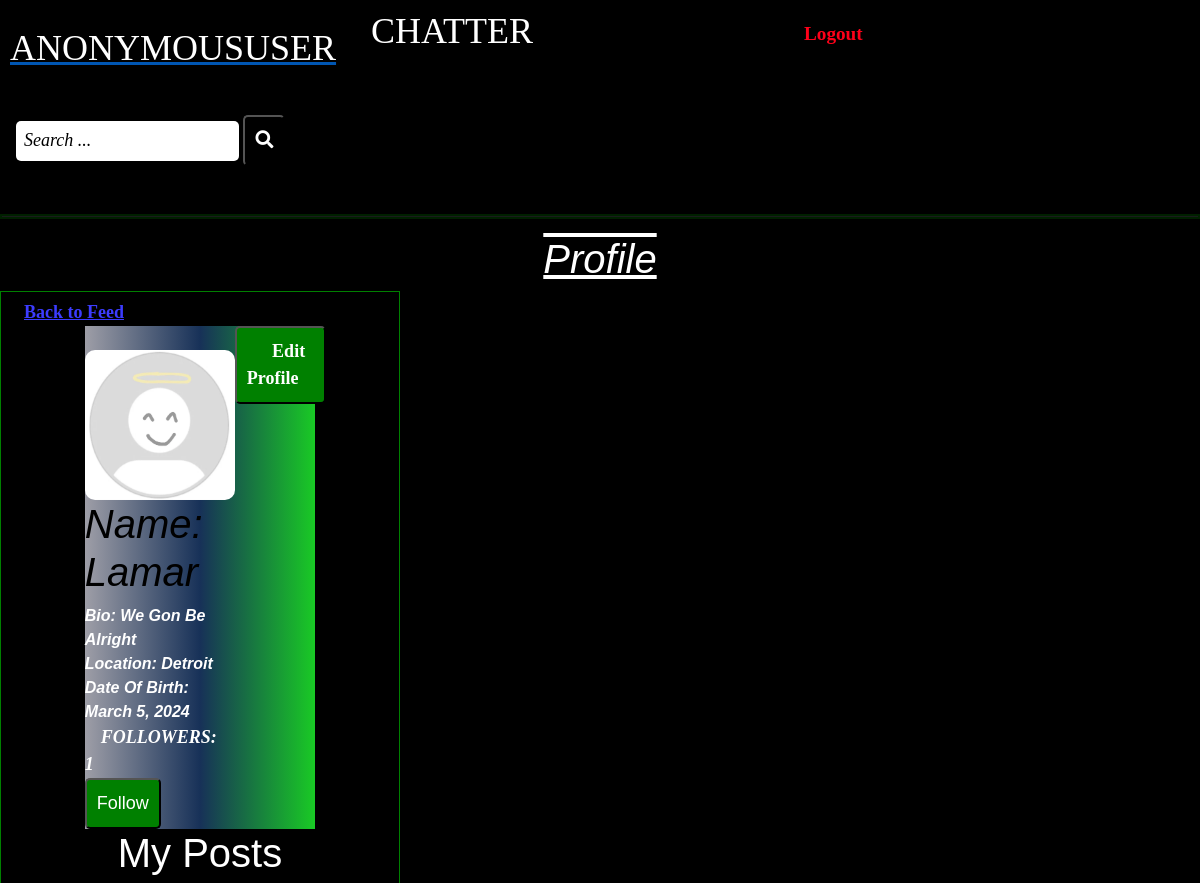
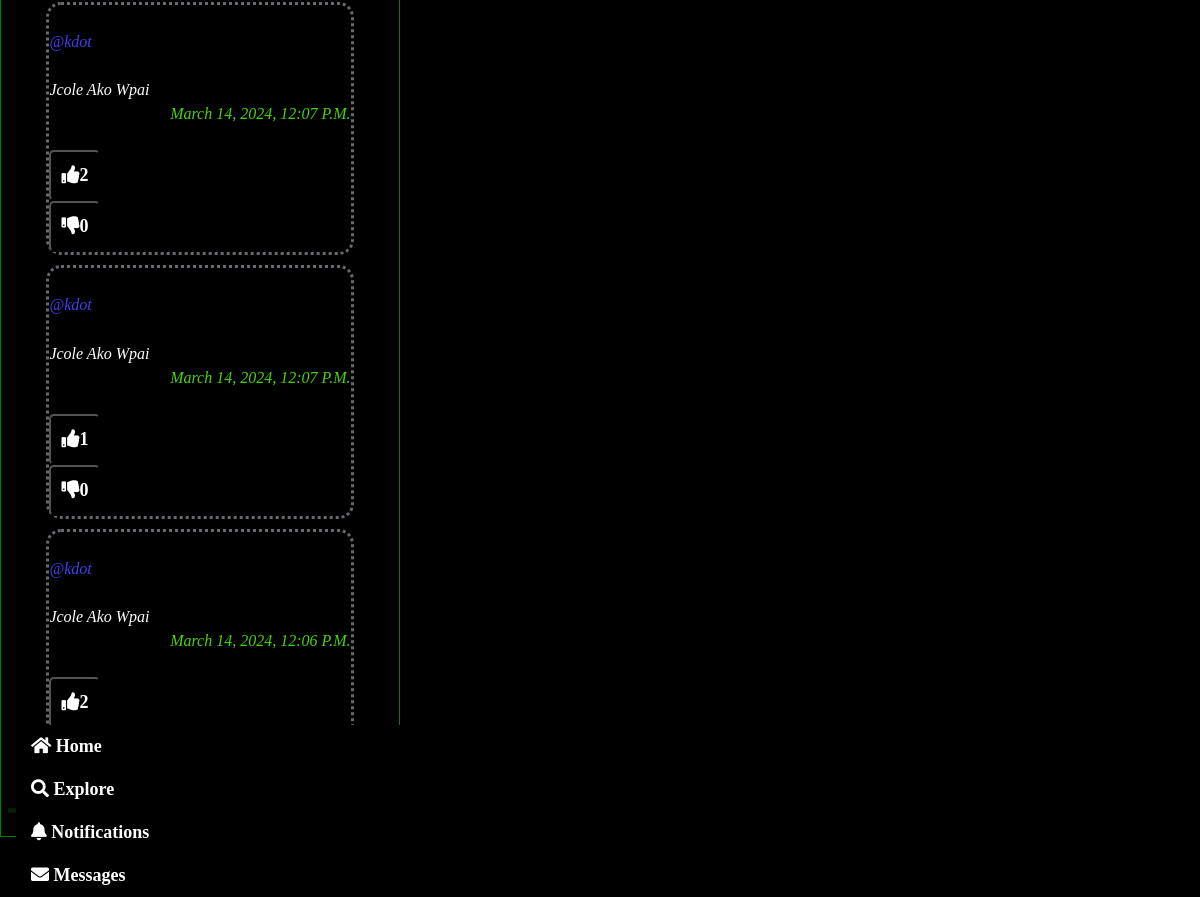
Page /profile/38/ on the committed database (2 pictures, top to bottom).
### chatter/models.py (models this page shows)
class Userprofile(models.Model):
    user= models.OneToOneField(Account,primary_key=True,verbose_name='user',related_name='profile',on_delete=models.CASCADE)
    name=models.CharField(max_length=100,blank=True, null=True)
    bio= models.TextField(max_length=200,blank=True,null=True)
    location= models.CharField(max_length=50, null=True,blank=True)
    birth_date=models.DateField(null=True,blank=True)
    picture= models.ImageField(upload_to='uploads/profile_pictures',default='uploads/profile_pictures/default.jpg',blank=True,null=True)
    followers= models.ManyToManyField(Account, blank=True, related_name='followers')

class Post(models.Model):
    body= models.TextField()
    created_at= models.DateTimeField(default=timezone.now, editable=False)
    author= models.ForeignKey(Account, on_delete=models.CASCADE)
    likes= models.ManyToManyField(Account, blank=True, related_name='likes')
    dislikes= models.ManyToManyField(Account, blank=True, related_name='dislikes')
    image= models.ImageField(upload_to='uploads/posts', blank=True,null=True)
    class Meta:
        verbose_name= 'Post'
        verbose_name_plural= 'Posts'

class Account(AbstractUser):
    groups= models.ManyToManyField(Group, related_name='accounts_set',blank=True)
    user_permissions= models.ManyToManyField(Permission, related_name='accounts_set', blank=True)
    def __str__(self):
        return self.username
    class Meta:
        verbose_name= 'Account'
        verbose_name_plural= 'Accounts'

### chatter/views.py (the view)
# urls.py: path('profile/<int:pk>/', views.userProfile, name= 'profile'),
def userProfile(request,pk):
    profile = Userprofile.objects.get(pk=pk)
    user = profile.user
    posts= Post.objects.filter(author=user).order_by('-created_at')
    followers= profile.followers.all()
    if len(followers) == 0:
        is_following=False
    for follower in followers:
        if follower == request.user:
            is_following=True
            break
        else:
            is_following=False
    number_of_followers=  len(followers)
    context = {
        'profile':profile,
        'user':user,
        'posts':posts,
        'number_of_followers':number_of_followers,
        'is_following':is_following
    }
    return render(request, 'userprofile.html', context)

### chatter/templates/userprofile.html (shortened to what this page needs)
{% extends "home.html" %}
{% load static %}
{% block navbar %}
<li class="nav-item"><a href="{% url 'home' %}" class="nav-link"><i class="fas fa-home"></i> Home</a></li>
<li class="nav-item"><a href="{% url 'explore' %}" class="nav-link"><i class="fas fa-search"></i> Explore</a></li>
<li class="nav-item"><a href="{% url 'notifications' %}" class="nav-link"><i class="fas fa-bell"></i> Notifications</a></li>
<li class="nav-item"><a href="{% url 'messages' %}" class="nav-link"><i class="fas fa-envelope"></i> Messages</a></li>
{% endblock %}
{% block home %}
<div class="not">
    <h1>Profile</h1>
</div>
<div class="col-md-4">
    <div class="comm">
        <a href="{% url 'home' %}" class="back">Back to Feed</a>
    </div>
    <div class="profile-container">
        <div class="profile">
            <br>
            <img src="{{ profile.picture.url }}" height="150" width="150" alt="">
            <div class="details">
                {% if profile.name %}
                <h1>Name: {{ profile.name }} </h1>
                {% endif %}
                {% if profile.bio %}
                <p>Bio: {{ profile.bio }}</p>
                {% endif %}
                {% if profile.location %}
                <p>Location: {{ profile.location }}</p>
                {% endif %}
                {% if profile.birth_date %}
                <p>Date Of Birth: {{ profile.birth_date }}</p>
                {% endif %}
            </div>
            <div class="follows">
                <a href="{% url 'lof' profile.pk %}">FOLLOWERS: {{ number_of_followers }}</a>
                {% if user != request.user %}
                {% if is_following %}
                <form action="{% url 'removefollower' profile.pk %}" method="post">
                    {% csrf_token %}
                    <button class="btn" style="background-color: red;">UnFollow</button>
                </form>
                {% else %}
                <form action="{% url 'addfollower' profile.pk %}" method="post">
                    <button class="btin">Follow</button>
                </form>
                {% endif %}
                {% endif %}
            </div>
        </div>
        <div class="edit">
            <button><a href="{% url 'editprofile' profile.pk %}">Edit Profile</a></button>
        </div>
    </div>
    <div class="poster-container">
        <div class="posters">
            <h1>My Posts</h1>
            {% for post in posts %}
            <div class="card4">
                <a href="{% if post.author.profile %}{% url 'profile' post.author.profile.pk %}{% endif %}">
                    <h2 class="at">@{{ post.author }}</h2>
                </a>
                <div class="pbody">
                <p>{{ post.body }}</p>
                    <p id='createdat'>{{ post.created_at }}</p> <br>
                    <a href="{% url 'postdetail'  pk=post.pk %}" class="streched_link"></a>
                </div>
                <div class="likes">
                    <form action="{% url 'likes' post.pk%}" method="post">
                        <button class="like-btn" type="submit">
                            <i class="fas fa-thumbs-up">{{ post.likes.all.count }}</i>
                        </button>
                    </form>
                    <form action="{% url 'dislikes' post.pk %}" method="post">
                        <button class="dislike-btn" type="submit">
                            <i class="fas fa-thumbs-down">{{ post.dislikes.all.count }}</i>
                        </button>
                    </form>
                </div>
            </div>
        {% endfor %}
        </div>
    </div>
</div>
{% endblock %}

### static/css/home.css (style rules this page uses)
body { background-color: #000000 !important; padding-bottom: 60px; }
.col-md-4 { flex: 1; border: 1px solid green; padding: 7px; margin-right: 10px; box-sizing: border-box; }
a { color: white; text-decoration: none; font-family:Georgia, 'Times New Roman', Times, serif; font-size: large; font-weight: bolder; padding: 1rem; }
::placeholder { color: white; font-size: large; font-style:italic; font-family: Cambria, Cochin, Georgia, Times, 'Times New Roman', serif; }
button { background-color: green; color: white; padding: 10px 10px; border-radius: 5px; font-size: large; }
.not { color: rgb(255, 255, 255); align-items: center; justify-content: center; display: flex; font-style: italic; text-decoration:overline underline; font-family:'Trebuchet MS', 'Lucida Sans Unicode', 'Lucida Grande', 'Lucida Sans', Arial, sans-serif }
.card4 { border-style: dotted; background-color: rgb(0, 0, 0); margin: auto; padding: 5px; border-radius: 15px; font-family: Cambria, Cochin, Georgia, Times, 'Times New Roman', serif; font-style: oblique; }
.card4, .card5, .card6 h2 { margin: 0; padding: 0; }
.card4, .card5, .card6 p { margin: 0; padding: 0; margin-bottom: 10px; text-transform: capitalize; }
.at { color: rgb(64, 64, 235); margin: 0; padding: 0; text-transform: lowercase; font-size: medium; }
#createdat { color: rgb(72, 211, 7); display: flex; justify-content: end; }
.back { color: rgb(60, 60, 255); text-decoration: underline; }
.streched_link { position:absolute; top: 0; left: 0; width: 100%; height: 100%; }
.profile-container { width: 60%; max-width: 800px; display: flex; margin-left: 20%; justify-content:space-between; color: rgb(255, 255, 255); background-color: gray; background: linear-gradient(to right, rgb(158, 158, 167) , rgb(23, 49, 88) , rgb(25, 202, 37)); }
.profile { font-family:'Trebuchet MS', 'Lucida Sans Unicode', 'Lucida Grande', 'Lucida Sans', Arial, sans-serif; font-style:oblique; color: #000000; font-weight: bold; }
.follows { color:#000000 }
.poster-container { display: flex; justify-content: center; }
.posters { width: 80%; max-width: 800px; }
.posters p { color: white; }
.posters h1 { color: white; text-align: center; }
img { border-radius: 10px; }
.pbody { position: relative; }
.likes button { background-color: #000000; }
i.fas.fa-search { color: white; }
.card9 h2,p { color: white; margin: 0; padding: 0; font-size: medium; font-style: oblique; }

### rows in the picture
Userprofile: picture (placeholder picture), name "Lamar", bio "We Gon Be Alright", location "Detroit", birth_date "March 5, 2024"
Post: author "kdot", body "Jcole Ako Wpai", created_at "March 14, 2024, 12:07 P.m.", likes.all.count "2", dislikes.all.count "0"
Post: author "kdot", body "Jcole Ako Wpai", created_at "March 14, 2024, 12:07 P.m.", likes.all.count "1", dislikes.all.count "0"
Post: author "kdot", body "Jcole Ako Wpai", created_at "March 14, 2024, 12:06 P.m.", likes.all.count "2"

### other values in the picture
{{ request.user }} "ANONYMOUSUSER"
{{ number_of_followers }} "1"
